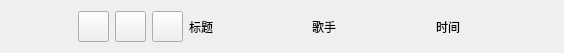
<?xml version="1.0" encoding="UTF-8"?>
<ui version="4.0">
 <class>InfoBar</class>
 <widget class="QWidget" name="InfoBar">
  <property name="geometry">
   <rect>
    <x>0</x>
    <y>0</y>
    <width>564</width>
    <height>53</height>
   </rect>
  </property>
  <property name="windowTitle">
   <string>Form</string>
  </property>
  <layout class="QGridLayout" name="gridLayout">
   <item row="0" column="7">
    <widget class="QLabel" name="label_duration">
     <property name="minimumSize">
      <size>
       <width>71</width>
       <height>19</height>
      </size>
     </property>
     <property name="maximumSize">
      <size>
       <width>16777215</width>
       <height>19</height>
      </size>
     </property>
     <property name="text">
      <string>时间</string>
     </property>
    </widget>
   </item>
   <item row="0" column="5">
    <widget class="QLabel" name="label_title">
     <property name="minimumSize">
      <size>
       <width>61</width>
       <height>21</height>
      </size>
     </property>
     <property name="maximumSize">
      <size>
       <width>16777215</width>
       <height>21</height>
      </size>
     </property>
     <property name="text">
      <string>标题</string>
     </property>
    </widget>
   </item>
   <item row="0" column="6">
    <widget class="QLabel" name="label_singer">
     <property name="minimumSize">
      <size>
       <width>71</width>
       <height>19</height>
      </size>
     </property>
     <property name="maximumSize">
      <size>
       <width>16777215</width>
       <height>19</height>
      </size>
     </property>
     <property name="text">
      <string>歌手</string>
     </property>
    </widget>
   </item>
   <item row="0" column="0">
    <widget class="QLabel" name="label_ID">
     <property name="minimumSize">
      <size>
       <width>61</width>
       <height>21</height>
      </size>
     </property>
     <property name="maximumSize">
      <size>
       <width>61</width>
       <height>21</height>
      </size>
     </property>
     <property name="text">
      <string/>
     </property>
    </widget>
   </item>
   <item row="0" column="2">
    <widget class="QPushButton" name="pushButton_collect">
     <property name="minimumSize">
      <size>
       <width>31</width>
       <height>31</height>
      </size>
     </property>
     <property name="maximumSize">
      <size>
       <width>31</width>
       <height>31</height>
      </size>
     </property>
     <property name="text">
      <string/>
     </property>
    </widget>
   </item>
   <item row="0" column="4">
    <widget class="QPushButton" name="pushButton_like">
     <property name="minimumSize">
      <size>
       <width>31</width>
       <height>31</height>
      </size>
     </property>
     <property name="maximumSize">
      <size>
       <width>31</width>
       <height>31</height>
      </size>
     </property>
     <property name="text">
      <string/>
     </property>
    </widget>
   </item>
   <item row="0" column="1">
    <widget class="QPushButton" name="pushButton_down">
     <property name="minimumSize">
      <size>
       <width>31</width>
       <height>31</height>
      </size>
     </property>
     <property name="maximumSize">
      <size>
       <width>31</width>
       <height>31</height>
      </size>
     </property>
     <property name="text">
      <string/>
     </property>
    </widget>
   </item>
  </layout>
 </widget>
 <resources/>
 <connections/>
</ui>
